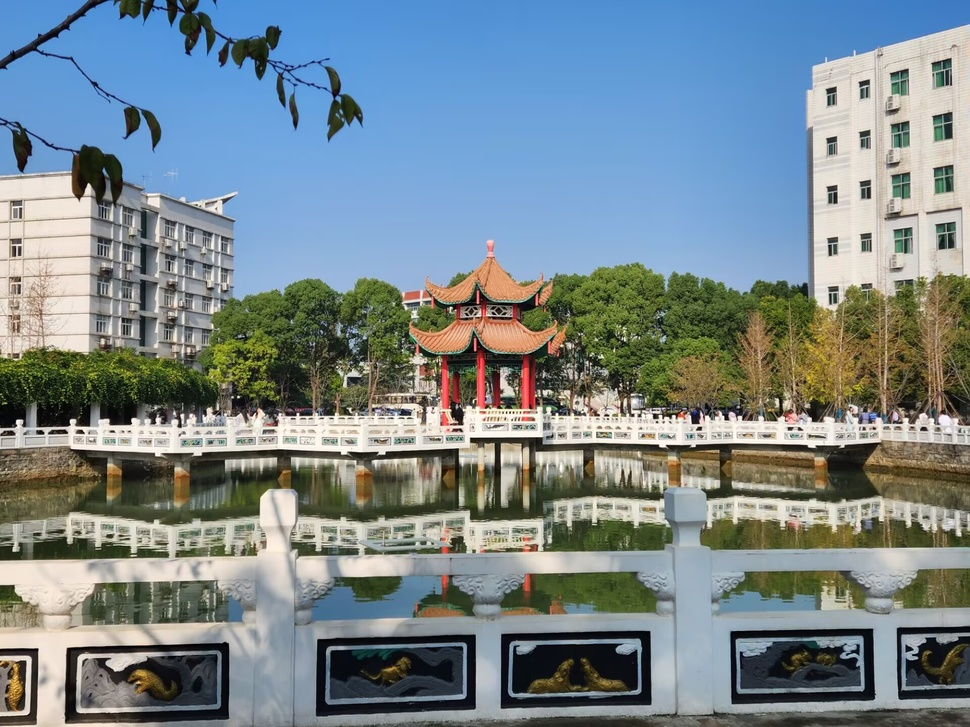
#> input picture Class/my.jpg, 970 x 727 px, shrunk from 1920 x 1440 before the run
$ python '1.13高斯低通滤波器.py'
#> lines starting #> are read from the running program, lines starting #| are printed output that depends on the picture
import cv2
import numpy as np
import matplotlib.pyplot as plt

def gaussian_lowpass_filter(shape, cutoff):
    """
    创建高斯低通滤波器
    shape: 图像的尺寸 (高度, 宽度)
    cutoff: 截止频率（影响滤波的模糊程度）
    """
    rows, cols = shape
    crow, ccol = rows // 2, cols // 2  # 图像中心坐标

    # 创建坐标网格
    x = np.linspace(-ccol, ccol, cols)
    y = np.linspace(-crow, crow, rows)
    X, Y = np.meshgrid(x, y)

    # 计算频率距离
    D = np.sqrt(X**2 + Y**2)

    # 计算高斯低通滤波器
    H = np.exp(-(D**2) / (2 * (cutoff**2)))

    return H

def apply_gaussian_filter(image, cutoff):
    """
    对图像应用高斯低通滤波器
    image: 输入图像
    cutoff: 截止频率
    """
    # 对图像进行傅里叶变换
    f = np.fft.fft2(image)
    fshift = np.fft.fftshift(f)  # 将零频率移动到频域中心

    # 获取高斯低通滤波器
    filter_kernel = gaussian_lowpass_filter(image.shape, cutoff)

    # 应用滤波器
    fshift_filtered = fshift * filter_kernel

    # 对滤波后的频域图像进行逆傅里叶变换
    filtered_image = np.abs(np.fft.ifft2(np.fft.ifftshift(fshift_filtered)))

    return filtered_image

# 读取图像
image = cv2.imread('my.jpg', cv2.IMREAD_GRAYSCALE)  # 读取为灰度图像
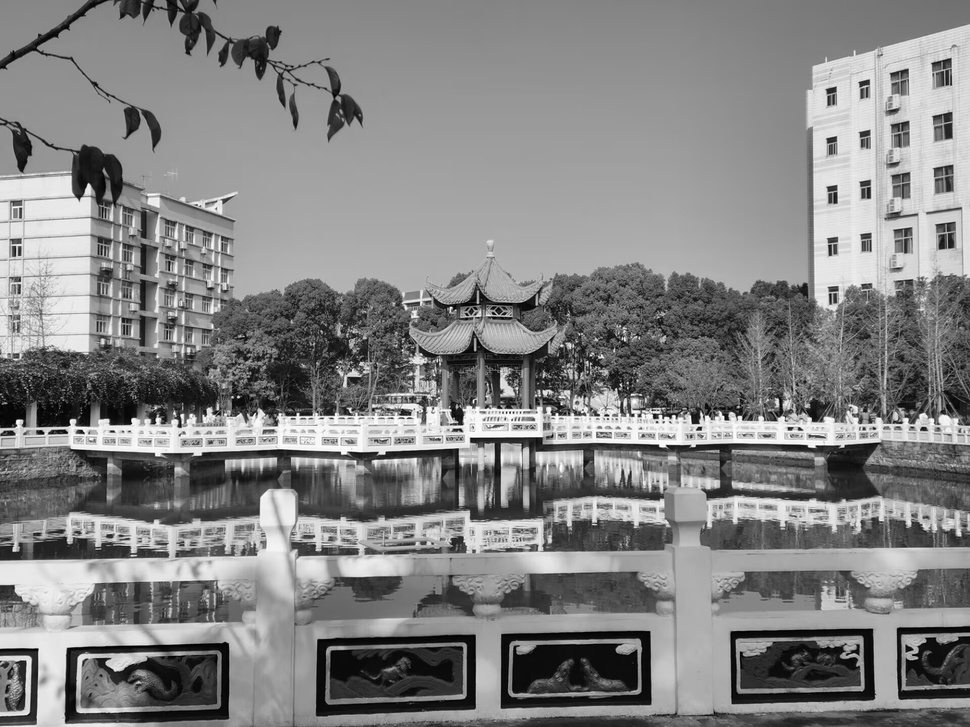
#> image: shape (727, 970); min 0, max 255, mean 131.1
if image is None:
    raise ValueError("Image not found!")

# 设置高斯低通滤波器的参数
cutoff = 50  # 截止频率，控制模糊程度

# 使用高斯低通滤波器处理图像
filtered_image = apply_gaussian_filter(image, cutoff)
#> in apply_gaussian_filter, `filtered_image = np.abs(np.fft.ifft2(np.fft.ifftshift(fshift_filtered)))`:
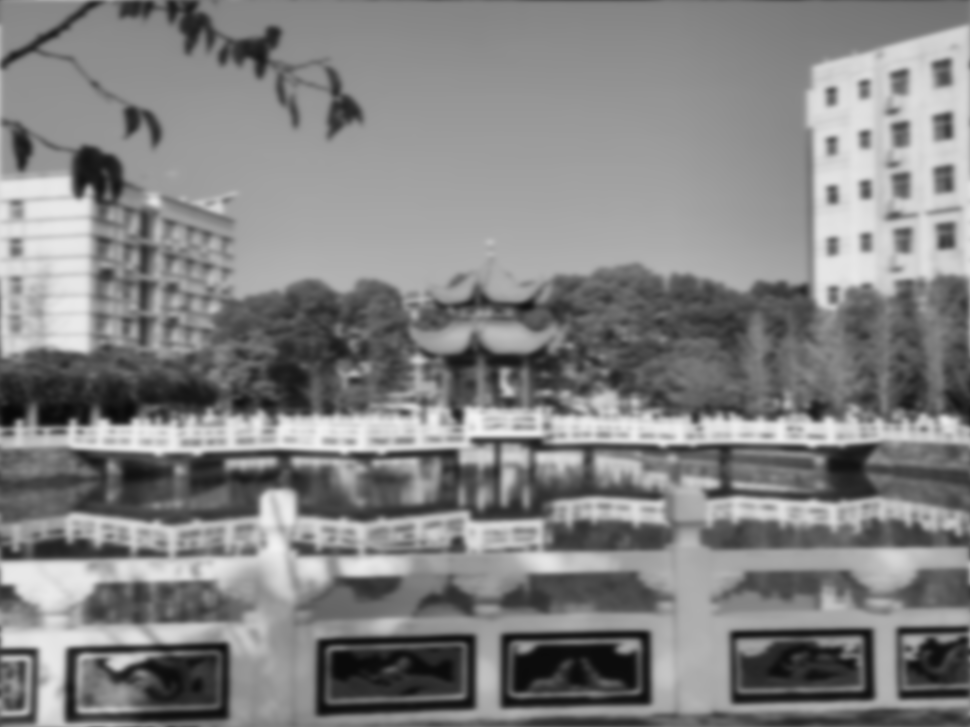
#> filtered_image: shape (727, 970) float64; min 8.07, max 242.5, mean 131.1

# 显示原图与滤波后的图像
plt.figure(figsize=(12, 6))

# 显示原始图像
plt.subplot(1, 2, 1)
plt.imshow(image, cmap='gray')
plt.title('Original Image')
plt.axis('off')

# 显示滤波后的图像
plt.subplot(1, 2, 2)
plt.imshow(filtered_image, cmap='gray')
plt.title('Filtered Image (Gaussian Low-Pass Filter)')
plt.axis('off')

plt.tight_layout()
plt.show()
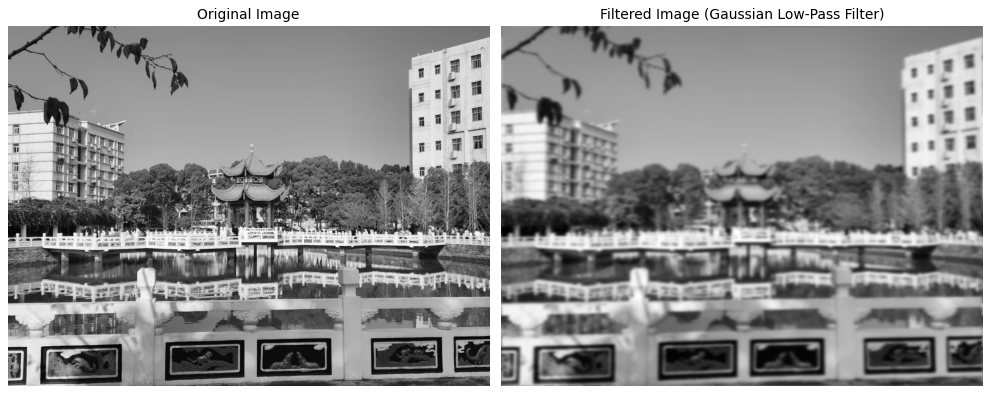
#> figure drawn by matplotlib, 2 panels

$ run again, with Class/face.jpg copied over Class/my.jpg
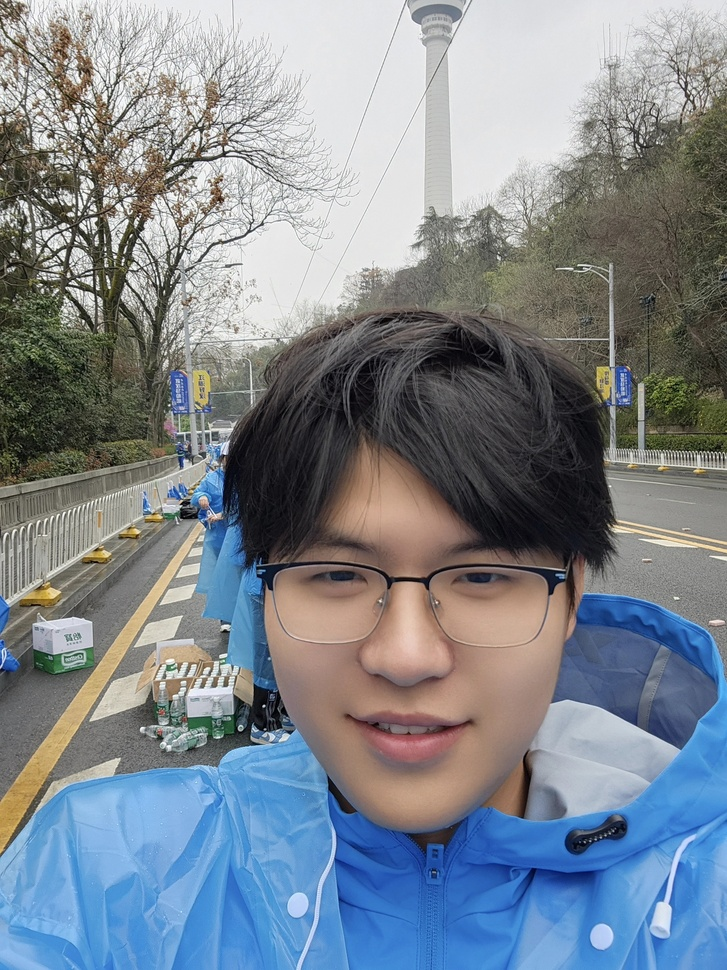
#> input picture Class/face.jpg, 727 x 970 px, shrunk from 2208 x 2944 before the run
#> in apply_gaussian_filter, `filtered_image = np.abs(np.fft.ifft2(np.fft.ifftshift(fshift_filtered)))`:
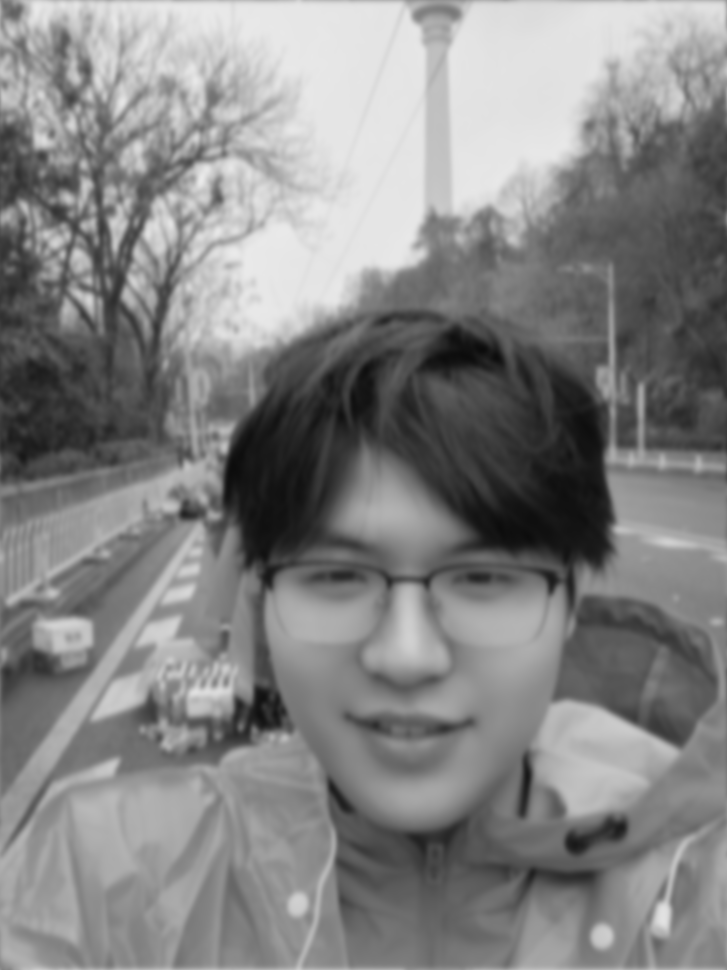
#> filtered_image: shape (970, 727) float64; min 11.95, max 234.4, mean 132.9
#> `plt.show()`:
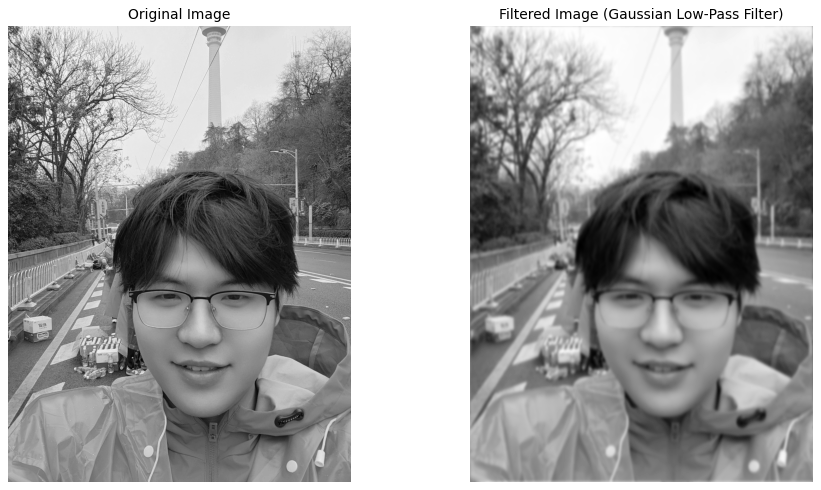
#> figure drawn by matplotlib, 2 panels
